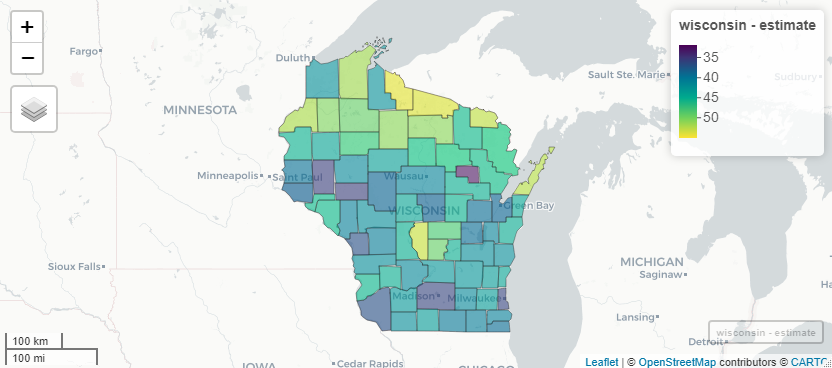

The R source for this figure:
library(tidycensus)
library(tidyverse)
library(tidyselect)
library(ggplot2)
library(tigris)
library(mapview)
options(tigris_use_cache = TRUE)

##--wisconsin-median-age-data
wisconsin <- get_acs(
  geography = "county",
  state = "55",
  variables = (median_age = "B01002_001"),
  geometry = TRUE,
)
wisconsin

##--plot 
wisconsin_counties <- counties(state = "55")
wisconsin_counties

##basic-plot
wisconsin_chloropleth <- mapview(wisconsin, zcol = "estimate",
                                 label = "NAME")
wisconsin_chloropleth
